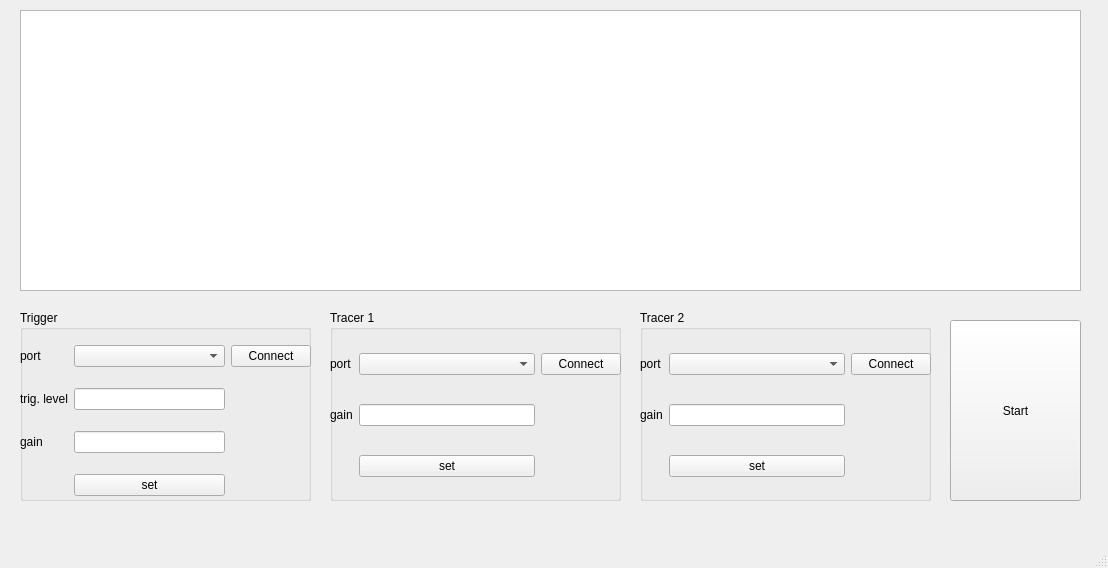
<?xml version="1.0" encoding="UTF-8"?>
<ui version="4.0">
 <class>MainWindow</class>
 <widget class="QMainWindow" name="MainWindow">
  <property name="geometry">
   <rect>
    <x>0</x>
    <y>0</y>
    <width>1108</width>
    <height>568</height>
   </rect>
  </property>
  <property name="windowTitle">
   <string>MainWindow</string>
  </property>
  <widget class="QWidget" name="centralwidget">
   <widget class="PlotWidget" name="graphic">
    <property name="geometry">
     <rect>
      <x>20</x>
      <y>10</y>
      <width>1061</width>
      <height>281</height>
     </rect>
    </property>
   </widget>
   <widget class="QPushButton" name="startStop_button">
    <property name="geometry">
     <rect>
      <x>950</x>
      <y>320</y>
      <width>131</width>
      <height>181</height>
     </rect>
    </property>
    <property name="text">
     <string>Start</string>
    </property>
   </widget>
   <widget class="QGroupBox" name="trigger_groupBox">
    <property name="geometry">
     <rect>
      <x>20</x>
      <y>310</y>
      <width>291</width>
      <height>191</height>
     </rect>
    </property>
    <property name="title">
     <string>Trigger</string>
    </property>
    <widget class="QWidget" name="gridLayoutWidget">
     <property name="geometry">
      <rect>
       <x>0</x>
       <y>20</y>
       <width>291</width>
       <height>182</height>
      </rect>
     </property>
     <layout class="QGridLayout" name="trigge_gridLayout">
      <item row="0" column="0">
       <widget class="QLabel" name="label">
        <property name="text">
         <string>port</string>
        </property>
       </widget>
      </item>
      <item row="3" column="1">
       <widget class="QPushButton" name="setTriggerSettings_pushButton">
        <property name="text">
         <string>set</string>
        </property>
       </widget>
      </item>
      <item row="1" column="0">
       <widget class="QLabel" name="label_2">
        <property name="text">
         <string>trig. level</string>
        </property>
       </widget>
      </item>
      <item row="2" column="0">
       <widget class="QLabel" name="label_3">
        <property name="text">
         <string>gain</string>
        </property>
       </widget>
      </item>
      <item row="0" column="2">
       <widget class="QPushButton" name="connectTrigger_pushButton">
        <property name="text">
         <string>Connect</string>
        </property>
       </widget>
      </item>
      <item row="2" column="1">
       <widget class="QLineEdit" name="gain_lineEdit"/>
      </item>
      <item row="1" column="1">
       <widget class="QLineEdit" name="triggerLevel_lineEdit"/>
      </item>
      <item row="0" column="1">
       <widget class="QComboBox" name="triggerPort_comboBox"/>
      </item>
     </layout>
    </widget>
   </widget>
   <widget class="QGroupBox" name="tracer1_groupBox">
    <property name="geometry">
     <rect>
      <x>330</x>
      <y>310</y>
      <width>291</width>
      <height>191</height>
     </rect>
    </property>
    <property name="title">
     <string>Tracer 1</string>
    </property>
    <widget class="QWidget" name="gridLayoutWidget_2">
     <property name="geometry">
      <rect>
       <x>0</x>
       <y>20</y>
       <width>291</width>
       <height>171</height>
      </rect>
     </property>
     <layout class="QGridLayout" name="tracer1_gridLayout">
      <item row="1" column="0">
       <widget class="QLabel" name="label_6">
        <property name="text">
         <string>gain</string>
        </property>
       </widget>
      </item>
      <item row="2" column="1">
       <widget class="QPushButton" name="setTracer1settings_pushButton">
        <property name="text">
         <string>set</string>
        </property>
       </widget>
      </item>
      <item row="0" column="0">
       <widget class="QLabel" name="label_4">
        <property name="text">
         <string>port</string>
        </property>
       </widget>
      </item>
      <item row="1" column="1">
       <widget class="QLineEdit" name="tracer1gain_lineEdit"/>
      </item>
      <item row="0" column="2">
       <widget class="QPushButton" name="connectTracer1_pushButton">
        <property name="text">
         <string>Connect</string>
        </property>
       </widget>
      </item>
      <item row="0" column="1">
       <widget class="QComboBox" name="tracer1Port_comboBox"/>
      </item>
     </layout>
    </widget>
   </widget>
   <widget class="QGroupBox" name="tracer2_groupBox">
    <property name="geometry">
     <rect>
      <x>640</x>
      <y>310</y>
      <width>291</width>
      <height>191</height>
     </rect>
    </property>
    <property name="title">
     <string>Tracer 2</string>
    </property>
    <widget class="QWidget" name="gridLayoutWidget_3">
     <property name="geometry">
      <rect>
       <x>0</x>
       <y>20</y>
       <width>291</width>
       <height>171</height>
      </rect>
     </property>
     <layout class="QGridLayout" name="tracer2_gridLayout">
      <item row="0" column="0">
       <widget class="QLabel" name="label_7">
        <property name="text">
         <string>port</string>
        </property>
       </widget>
      </item>
      <item row="3" column="1">
       <widget class="QPushButton" name="setTracer2settings_pushButton">
        <property name="text">
         <string>set</string>
        </property>
       </widget>
      </item>
      <item row="0" column="2">
       <widget class="QPushButton" name="connectTracer2_pushButton">
        <property name="text">
         <string>Connect</string>
        </property>
       </widget>
      </item>
      <item row="1" column="1">
       <widget class="QLineEdit" name="tracer2gain_lineEdit"/>
      </item>
      <item row="1" column="0">
       <widget class="QLabel" name="label_9">
        <property name="text">
         <string>gain</string>
        </property>
       </widget>
      </item>
      <item row="0" column="1">
       <widget class="QComboBox" name="tracer2Port_comboBox"/>
      </item>
     </layout>
    </widget>
   </widget>
  </widget>
  <widget class="QMenuBar" name="menubar">
   <property name="geometry">
    <rect>
     <x>0</x>
     <y>0</y>
     <width>1108</width>
     <height>26</height>
    </rect>
   </property>
  </widget>
  <widget class="QStatusBar" name="statusbar"/>
 </widget>
 <customwidgets>
  <customwidget>
   <class>PlotWidget</class>
   <extends>QGraphicsView</extends>
   <header>pyqtgraph</header>
  </customwidget>
 </customwidgets>
 <resources/>
 <connections/>
</ui>
